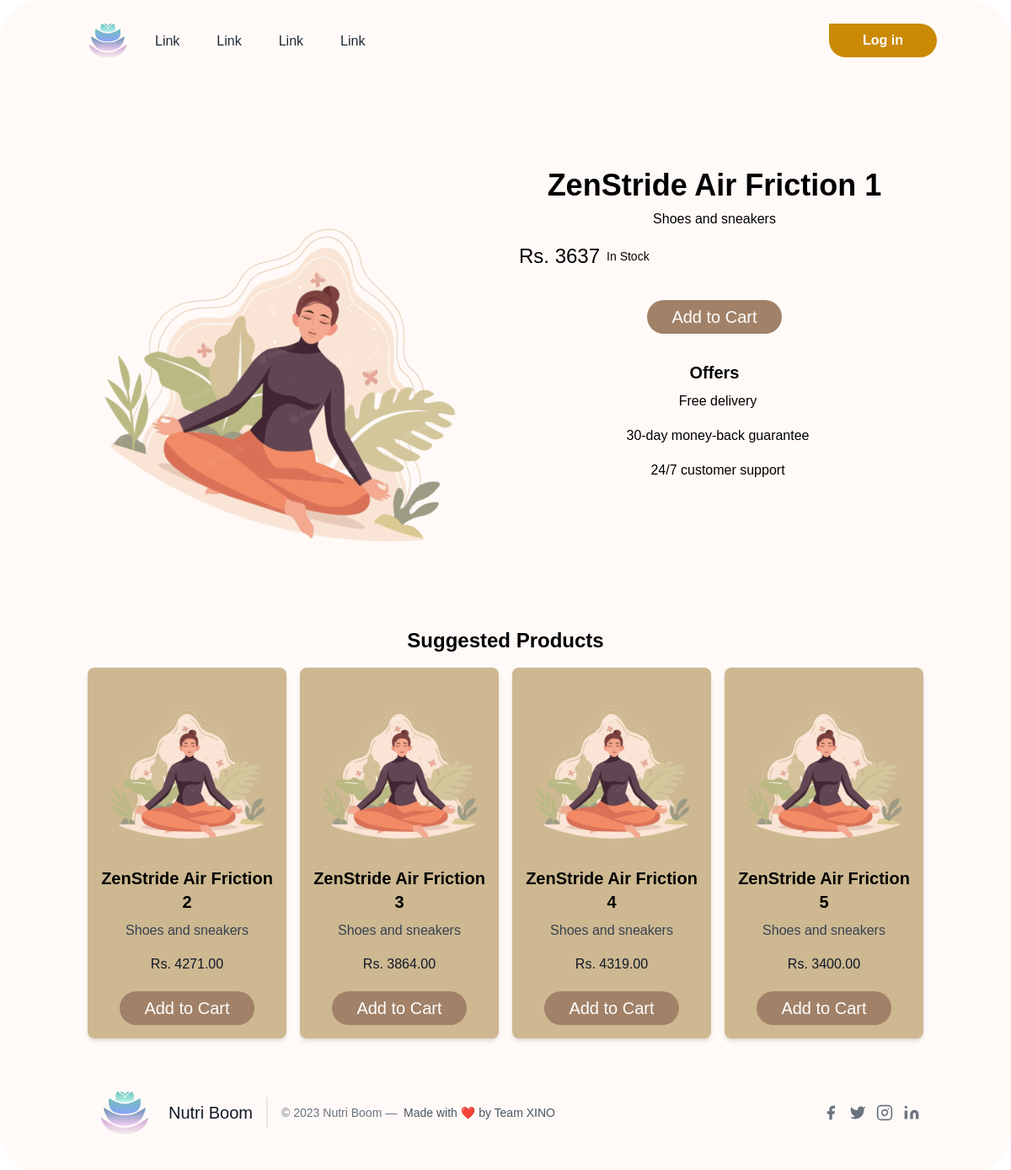
/products/1, run on the app's committed database.
### hack/models.py (models this page shows)
class Product(db.Model):
    id = db.Column(db.Integer, primary_key=True)
    image = db.Column(db.String, default='default.png')
    category = db.Column(db.String, nullable=False)
    name = db.Column(db.String, nullable=False)
    price = db.Column(db.Integer, nullable=False)

### app.py (the view)
@app.route('/products/<id>')
def product(id):
    searchform = SearchForm()
    product = Product.query.filter_by(id=id).first()
    prods = Product.query.all()
    prods.remove(product)
    return render_template('product.html', searchform=searchform, prod=product, prods=prods)

### hack/templates/product.html (shortened to what this page needs)
{% extends 'base.html' %}
{% block content %}
<br><br><br>
<div class="container mx-auto p-4">
    <div class="rounded-lg">
        <div class="flex">
            <div class="w-1/2 p-4">
                <img src="{{url_for('static', filename=prod.image.replace('/static/', ''))}}" alt="Product Image" class="w-full rounded-lg rotate-[17deg]">
            </div>
            <div class="w-1/2 p-4">
                <h1 class="text-4xl font-bold mb-2">{{prod.name}}</h1>
                <p class="mb-4">{{prod.category}}</p>
                <div class="flex items-center mb-4">
                    <span class="text-2xl font-medium mr-2">Rs. {{prod.price}}</span><br>
                    <span class="text-sm">In Stock</span>
                </div>
                <a href="/addtocart/{{prod.id}}">
                    <button type="button" class="h-10 w-40 bg-[#a18167] mt-5 rounded-full text-white text-xl">Add to Cart</button>
                </a>
                <div class="mt-8">
                    <h2 class="text-xl font-bold mb-2">Offers</h2>
                    <ul>
                        <li class="mb-4">
                            Free delivery
                        </li>
                        <li class="mb-4">
                            30-day money-back guarantee
                        </li>
                        <li class="mb-4">
                            24/7 customer support
                        </li>
                    </ul>
                </div>
            </div>
        </div>
    </div>
</div>
<div class="container mx-auto p-4 mt-8">
  <h2 class="text-2xl font-bold mb-4">Suggested Products</h2>
  <div class="grid grid-cols-2 md:grid-cols-4 gap-4">
      {% for i in prods[:4] %}
      <div class="rounded-lg shadow-md p-4" style="background-color: #cdb891;">
        <a href="/products/{{i.id}}">
          <img src="{{url_for('static', filename=i.image.replace('/static/', ''))}}" alt="{{i.name}}" class="w-64 h-auto mb-4 ml-auto mr-auto">
          <h2 class="text-xl font-bold mb-2 cursor-pointer">{{i.name}}</h2>
        </a>
        <p class="text-gray-700 mb-4">{{i.category}}</p>
        <p class="text-gray-900 font-medium">Rs. {{i.price}}.00</p>
        <a href="/addtocart/{{i.id}}"><button type="button" class="h-10 w-40 bg-[#a18167] mt-5 rounded-full text-white text-xl">Add to Cart</button></a>
      </div>
      {% endfor %}
  </div>
</div>
{% endblock content %}

### hack/static/styles.css (style rules this page uses)
:root { --raisin-black: #201e1fff; --snow: #f8f2f4ff; --celeste: #b2f1eaff; --vista-blue: #87a7f3ff; --thistle: #f4cff4ff; }
.container { text-align: center; margin: auto; }

### data on the page
Product: image (picture), name "ZenStride Air Friction 1", category "Shoes and sneakers", price "3637"
Product: image (picture), name "ZenStride Air Friction 2", category "Shoes and sneakers", price "4271"
Product: image (picture), name "ZenStride Air Friction 3", category "Shoes and sneakers", price "3864"
Product: image (picture), name "ZenStride Air Friction 4", category "Shoes and sneakers", price "4319"
Product: image (picture), name "ZenStride Air Friction 5", category "Shoes and sneakers", price "3400"
